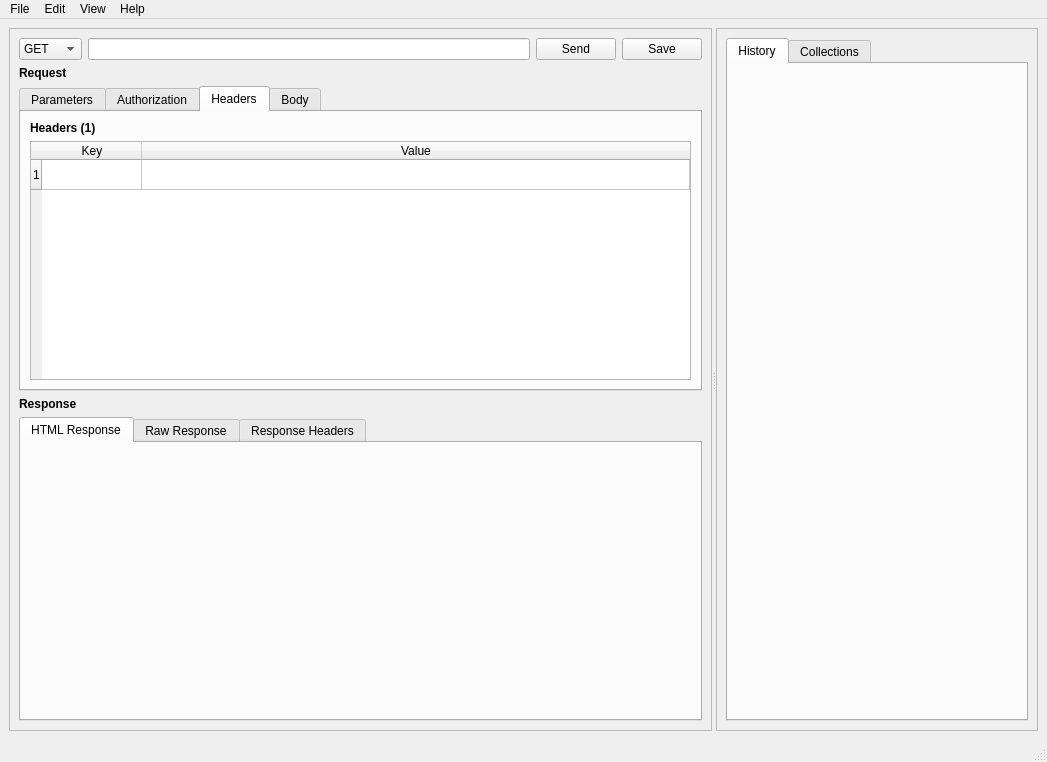
<?xml version="1.0" encoding="UTF-8"?>
<ui version="4.0">
 <class>mainWindow</class>
 <widget class="QMainWindow" name="mainWindow">
  <property name="geometry">
   <rect>
    <x>0</x>
    <y>0</y>
    <width>1047</width>
    <height>762</height>
   </rect>
  </property>
  <property name="windowTitle">
   <string>Rester | A Slick REST Client</string>
  </property>
  <widget class="QWidget" name="centralwidget">
   <property name="autoFillBackground">
    <bool>true</bool>
   </property>
   <layout class="QGridLayout" name="gridLayout_3">
    <item row="0" column="0">
     <widget class="QSplitter" name="splitter">
      <property name="orientation">
       <enum>Qt::Horizontal</enum>
      </property>
      <widget class="QFrame" name="frame">
       <property name="sizePolicy">
        <sizepolicy hsizetype="Preferred" vsizetype="Preferred">
         <horstretch>0</horstretch>
         <verstretch>0</verstretch>
        </sizepolicy>
       </property>
       <property name="frameShape">
        <enum>QFrame::StyledPanel</enum>
       </property>
       <property name="frameShadow">
        <enum>QFrame::Raised</enum>
       </property>
       <layout class="QGridLayout" name="gridLayout">
        <item row="0" column="0">
         <widget class="QComboBox" name="comboBox">
          <property name="enabled">
           <bool>true</bool>
          </property>
          <property name="sizePolicy">
           <sizepolicy hsizetype="Fixed" vsizetype="Fixed">
            <horstretch>0</horstretch>
            <verstretch>0</verstretch>
           </sizepolicy>
          </property>
          <item>
           <property name="text">
            <string>GET</string>
           </property>
          </item>
          <item>
           <property name="text">
            <string>POST</string>
           </property>
          </item>
         </widget>
        </item>
        <item row="0" column="1">
         <widget class="QLineEdit" name="lineEdit">
          <property name="sizePolicy">
           <sizepolicy hsizetype="Expanding" vsizetype="Fixed">
            <horstretch>1</horstretch>
            <verstretch>0</verstretch>
           </sizepolicy>
          </property>
         </widget>
        </item>
        <item row="0" column="2">
         <widget class="QPushButton" name="pushButton">
          <property name="text">
           <string>Send</string>
          </property>
         </widget>
        </item>
        <item row="0" column="3">
         <widget class="QPushButton" name="pushButton_2">
          <property name="text">
           <string>Save</string>
          </property>
         </widget>
        </item>
        <item row="1" column="0">
         <widget class="QLabel" name="label_2">
          <property name="font">
           <font>
            <weight>75</weight>
            <bold>true</bold>
           </font>
          </property>
          <property name="text">
           <string>Request</string>
          </property>
         </widget>
        </item>
        <item row="2" column="0" colspan="4">
         <widget class="QTabWidget" name="tabWidget">
          <property name="currentIndex">
           <number>2</number>
          </property>
          <widget class="QWidget" name="params_tab">
           <attribute name="title">
            <string>Parameters</string>
           </attribute>
           <layout class="QVBoxLayout" name="verticalLayout">
            <item>
             <widget class="QLabel" name="params_tab_title">
              <property name="font">
               <font>
                <weight>75</weight>
                <bold>true</bold>
               </font>
              </property>
              <property name="text">
               <string>URL Query Parameters</string>
              </property>
             </widget>
            </item>
            <item>
             <widget class="QTableWidget" name="params_table">
              <property name="rowCount">
               <number>1</number>
              </property>
              <property name="horizontalHeader" stdset="0">
               <string/>
              </property>
              <attribute name="horizontalHeaderStretchLastSection">
               <bool>true</bool>
              </attribute>
              <row/>
              <column>
               <property name="text">
                <string>Key</string>
               </property>
              </column>
              <column>
               <property name="text">
                <string>Value</string>
               </property>
              </column>
             </widget>
            </item>
           </layout>
          </widget>
          <widget class="QWidget" name="auth_tab">
           <attribute name="title">
            <string>Authorization</string>
           </attribute>
           <widget class="QComboBox" name="auth_type">
            <property name="geometry">
             <rect>
              <x>10</x>
              <y>40</y>
              <width>121</width>
              <height>33</height>
             </rect>
            </property>
            <item>
             <property name="text">
              <string>No Auth</string>
             </property>
            </item>
            <item>
             <property name="text">
              <string>Bearer Token</string>
             </property>
            </item>
           </widget>
           <widget class="QLabel" name="auth_type_label">
            <property name="geometry">
             <rect>
              <x>10</x>
              <y>20</y>
              <width>111</width>
              <height>17</height>
             </rect>
            </property>
            <property name="text">
             <string>Authorization Type</string>
            </property>
           </widget>
           <widget class="QLabel" name="token_field_label">
            <property name="geometry">
             <rect>
              <x>150</x>
              <y>20</y>
              <width>54</width>
              <height>17</height>
             </rect>
            </property>
            <property name="text">
             <string>Token</string>
            </property>
           </widget>
           <widget class="QLineEdit" name="token">
            <property name="geometry">
             <rect>
              <x>150</x>
              <y>40</y>
              <width>461</width>
              <height>33</height>
             </rect>
            </property>
           </widget>
          </widget>
          <widget class="QWidget" name="header_tab">
           <attribute name="title">
            <string>Headers</string>
           </attribute>
           <layout class="QVBoxLayout" name="verticalLayout_2">
            <item>
             <widget class="QLabel" name="headers_tab_title">
              <property name="font">
               <font>
                <weight>75</weight>
                <bold>true</bold>
               </font>
              </property>
              <property name="text">
               <string>Headers (1)</string>
              </property>
             </widget>
            </item>
            <item>
             <widget class="QTableWidget" name="headers_table">
              <property name="font">
               <font>
                <kerning>true</kerning>
               </font>
              </property>
              <property name="rowCount">
               <number>1</number>
              </property>
              <attribute name="horizontalHeaderStretchLastSection">
               <bool>true</bool>
              </attribute>
              <row/>
              <column>
               <property name="text">
                <string>Key</string>
               </property>
              </column>
              <column>
               <property name="text">
                <string>Value</string>
               </property>
              </column>
             </widget>
            </item>
           </layout>
          </widget>
          <widget class="QWidget" name="tab">
           <attribute name="title">
            <string>Body</string>
           </attribute>
          </widget>
         </widget>
        </item>
        <item row="3" column="0">
         <widget class="QLabel" name="label">
          <property name="font">
           <font>
            <weight>75</weight>
            <bold>true</bold>
           </font>
          </property>
          <property name="text">
           <string>Response</string>
          </property>
         </widget>
        </item>
        <item row="4" column="0" colspan="4">
         <widget class="QTabWidget" name="tabWidget_3">
          <property name="currentIndex">
           <number>0</number>
          </property>
          <widget class="QWidget" name="tab_4">
           <attribute name="title">
            <string>HTML Response</string>
           </attribute>
          </widget>
          <widget class="QWidget" name="tab_5">
           <attribute name="title">
            <string>Raw Response</string>
           </attribute>
          </widget>
          <widget class="QWidget" name="tab_6">
           <attribute name="title">
            <string>Response Headers</string>
           </attribute>
           <widget class="QTableWidget" name="headers_table_2">
            <property name="geometry">
             <rect>
              <x>-10</x>
              <y>-10</y>
              <width>851</width>
              <height>261</height>
             </rect>
            </property>
            <property name="gridStyle">
             <enum>Qt::NoPen</enum>
            </property>
            <property name="rowCount">
             <number>1</number>
            </property>
            <attribute name="horizontalHeaderStretchLastSection">
             <bool>true</bool>
            </attribute>
            <row/>
            <column>
             <property name="text">
              <string>Key</string>
             </property>
            </column>
            <column>
             <property name="text">
              <string>Value</string>
             </property>
            </column>
           </widget>
          </widget>
         </widget>
        </item>
       </layout>
      </widget>
      <widget class="QFrame" name="frame_2">
       <property name="font">
        <font>
         <kerning>false</kerning>
        </font>
       </property>
       <property name="frameShape">
        <enum>QFrame::StyledPanel</enum>
       </property>
       <property name="frameShadow">
        <enum>QFrame::Raised</enum>
       </property>
       <layout class="QGridLayout" name="gridLayout_2">
        <item row="0" column="0">
         <widget class="QTabWidget" name="tabWidget_2">
          <property name="currentIndex">
           <number>0</number>
          </property>
          <widget class="QWidget" name="tab_2">
           <attribute name="title">
            <string>History</string>
           </attribute>
          </widget>
          <widget class="QWidget" name="tab_3">
           <attribute name="title">
            <string>Collections</string>
           </attribute>
          </widget>
         </widget>
        </item>
       </layout>
      </widget>
     </widget>
    </item>
   </layout>
  </widget>
  <widget class="QMenuBar" name="menubar">
   <property name="geometry">
    <rect>
     <x>0</x>
     <y>0</y>
     <width>1047</width>
     <height>25</height>
    </rect>
   </property>
   <widget class="QMenu" name="menuFile">
    <property name="title">
     <string>File</string>
    </property>
    <addaction name="actionQuit"/>
    <addaction name="separator"/>
    <addaction name="actionPreferences_Settings"/>
   </widget>
   <widget class="QMenu" name="menuEdit">
    <property name="title">
     <string>Edit</string>
    </property>
    <addaction name="actionUndo"/>
    <addaction name="actionRedo"/>
    <addaction name="separator"/>
    <addaction name="actionCut"/>
    <addaction name="actionCopy"/>
    <addaction name="actionPaste"/>
    <addaction name="actionSelect_All"/>
    <addaction name="separator"/>
    <addaction name="actionSettings_Preferences"/>
   </widget>
   <widget class="QMenu" name="menuView">
    <property name="title">
     <string>View</string>
    </property>
    <addaction name="actionToggle_Fullscreen"/>
    <addaction name="actionToggle_Sidebar"/>
   </widget>
   <widget class="QMenu" name="menuHelp">
    <property name="title">
     <string>Help</string>
    </property>
    <addaction name="actionCheck_for_updates"/>
    <addaction name="separator"/>
    <addaction name="actionDocumentation"/>
    <addaction name="actionFAQs"/>
    <addaction name="actionSupport"/>
    <addaction name="actionReport_Bug"/>
    <addaction name="separator"/>
    <addaction name="actionAbout_Rest_App"/>
   </widget>
   <addaction name="menuFile"/>
   <addaction name="menuEdit"/>
   <addaction name="menuView"/>
   <addaction name="menuHelp"/>
  </widget>
  <widget class="QStatusBar" name="statusbar"/>
  <action name="actionQuit">
   <property name="text">
    <string>Quit</string>
   </property>
  </action>
  <action name="actionUndo">
   <property name="text">
    <string>Undo</string>
   </property>
  </action>
  <action name="actionRedo">
   <property name="text">
    <string>Redo</string>
   </property>
  </action>
  <action name="actionCut">
   <property name="text">
    <string>Cut</string>
   </property>
  </action>
  <action name="actionCopy">
   <property name="text">
    <string>Copy</string>
   </property>
  </action>
  <action name="actionPaste">
   <property name="text">
    <string>Paste</string>
   </property>
  </action>
  <action name="actionSelect_All">
   <property name="text">
    <string>Select All</string>
   </property>
  </action>
  <action name="actionToggle_Sidebar">
   <property name="text">
    <string>Toggle Sidebar</string>
   </property>
  </action>
  <action name="actionToggle_Fullscreen">
   <property name="text">
    <string>Toggle Full Screen</string>
   </property>
  </action>
  <action name="actionCheck_for_updates">
   <property name="text">
    <string>Check for Updates</string>
   </property>
  </action>
  <action name="actionDocumentation">
   <property name="text">
    <string>Documentation</string>
   </property>
  </action>
  <action name="actionSupport">
   <property name="text">
    <string>Support</string>
   </property>
  </action>
  <action name="actionReport_Bug">
   <property name="text">
    <string>Report Bug</string>
   </property>
  </action>
  <action name="actionFAQs">
   <property name="text">
    <string>FAQs</string>
   </property>
  </action>
  <action name="actionAbout_Rest_App">
   <property name="text">
    <string>About Rest App</string>
   </property>
  </action>
  <action name="actionPreferences_Settings">
   <property name="text">
    <string>Settings/Preferences</string>
   </property>
  </action>
  <action name="actionSettings_Preferences">
   <property name="text">
    <string>Settings/Preferences</string>
   </property>
  </action>
 </widget>
 <resources/>
 <connections/>
</ui>
